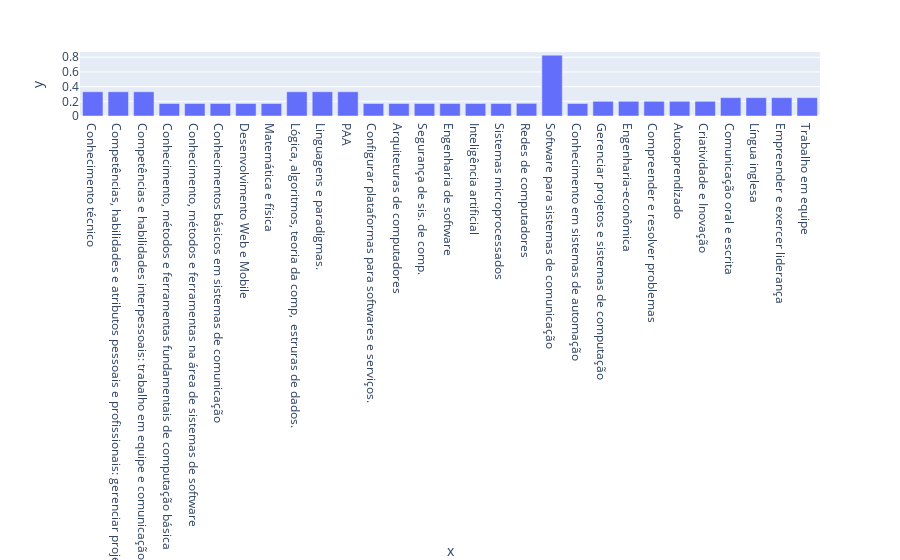

Write notebook code for a chart like this one.
### Markdown cell above
### 6.6 Plot do AHP sobre as novas matrizes

### Code cell
# realiza o bar_plot para cada competência
import plotly.express as px

fig = px.bar(x=visao_mercado.keys(), y=visao_mercado.values(), labels=dict(yaxis_title="Valores"))
fig.show()

### Figure 1 — Plotly figure (JSON) as saved in the notebook; plotly's stock layout.template omitted (floating-point values rounded to 4 significant figures)
{"data": [{"alignmentgroup": "True", "hovertemplate": "x=%{x}<br>y=%{y}<extra></extra>", "legendgroup": "", "marker": {"color": "#636efa"}, "name": "", "offsetgroup": "", "orientation": "v", "showlegend": false, "textposition": "auto", "type": "bar", "x": ["Conhecimento técnico", "Competências, habilidades e atributos pessoais e profissionais: gerenciar projetos, compreender problemas e autoaprendizado", "Competências e habilidades interpessoais: trabalho em equipe e comunicação", "Conhecimento, métodos e ferramentas fundamentais de computação básica", "Conhecimento, métodos e ferramentas na área de sistemas de software", "Conhecimentos básicos em sistemas de comunicação", "Desenvolvimento Web e Mobile", "Matemática e física", "Lógica, algoritmos, teoria da comp,  estruras de dados.", "Linguagens e paradigmas.", "PAA", "Configurar plataformas para softwares e serviços.", "Arquiteturas de computadores", "Segurança de sis. de comp.", "Engenharia de software", "Inteligência artificial", "Sistemas microprocessados", "Redes de computadores", "Software para sistemas de comunicação", "Conhecimento em sistemas de automação ", "Gerenciar projetos e sistemas de computação", "Engenharia-econômica", "Compreender e resolver problemas", "Autoaprendizado", "Criatividade e Inovação", "Comunicação oral e escrita", "Língua inglesa", "Empreender e exercer liderança", "Trabalho em equipe"], "xaxis": "x", "y": [0.33, 0.33, 0.33, 0.17, 0.17, 0.17, 0.17, 0.17, 0.33, 0.33, 0.33, 0.17, 0.17, 0.17, 0.17, 0.17, 0.17, 0.172, 0.828, 0.17, 0.2, 0.2, 0.2, 0.2, 0.2, 0.25, 0.25, 0.25, 0.25], "yaxis": "y"}], "layout": {"barmode": "relative", "legend": {"tracegroupgap": 0}, "margin": {"t": 60}, "xaxis": {"anchor": "y", "domain": [0, 1], "title": {"text": "x"}}, "yaxis": {"anchor": "x", "domain": [0, 1], "title": {"text": "y"}}}}
